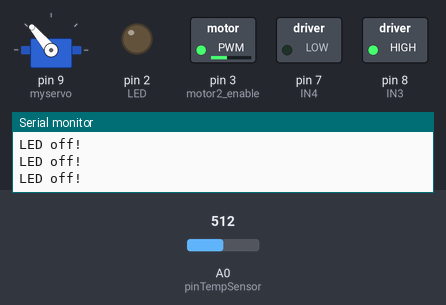
A sketch run on a simulated Arduino Uno, built with avr-gcc and run on an emulated ATmega328P. Parts: servo, switched loads named in the sketch (green lamp = pin HIGH), output pins drawn as LEDs (lit = HIGH), the last lines printed to the serial monitor. The test bench sets the inputs (shaded band); at power-on: A0 (pinTempSensor) = 512.

Above: at 1.2 s.
1.3 s: A0 (pinTempSensor) set to 549
4.3 s: A0 (pinTempSensor) set to 575
At 5.5 s:
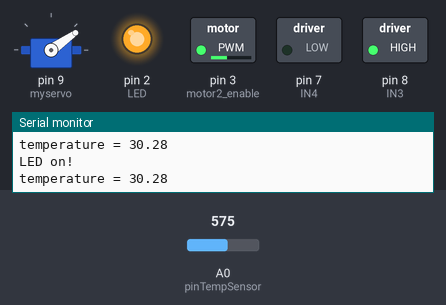
5.8 s: A0 (pinTempSensor) set to 511
At 6.3 s:
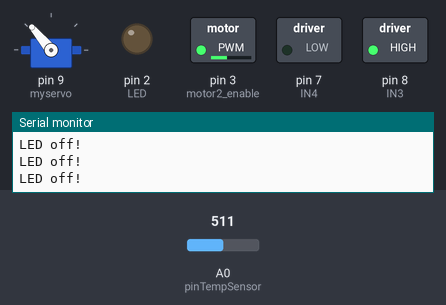
7.3 s: A0 (pinTempSensor) set to 716
At 7.8 s:
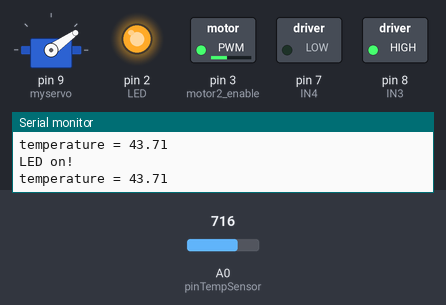
Timing chart, 0 to 9.8 s (numbered marks = the images above; inputs shaded):
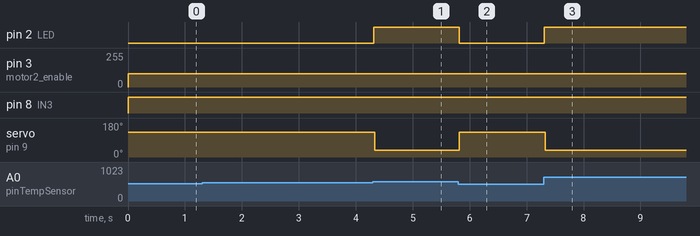

The sketch:

Project1Code.ino
```cpp
#include <Servo.h>
//#include "SCoop.h"

int IN3 = 8;
int IN4 = 7;
int motor2_enable = 3;
Servo myservo;
int LED = 2;

const int B = 4275;               // B value of the thermistor
const int R0 = 100000;            // R0 = 100k
const int pinTempSensor = A0;     // Grove - Temperature Sensor connect to A0


void setup()
{
  // set all the motor control pins to outputs
  pinMode(IN3, OUTPUT);
  pinMode(IN4, OUTPUT);
  pinMode(motor2_enable, OUTPUT);
  pinMode(LED,OUTPUT);
  digitalWrite(LED,LOW);//initialize
  myservo.attach(9); // pin, min, max
  Serial.begin(9600);
}

void loop()
{
  //design1();  // vent completely open
  design2(); // fan at a constant speed
}

void design1() // first requirement
{
  // open the vent completely by server motor
  myservo.write(35);

  float temperature = temperatureSensor();
  fanControl(temperature);
}

void design2()
{
  digitalWrite(IN3, HIGH);
  digitalWrite(IN4, LOW);
  analogWrite(motor2_enable,100); // fan at a constant speed

  float temperature = temperatureSensor();
  servoControl(temperature);
}

float temperatureSensor()
{
  int a = analogRead(pinTempSensor);

  float R = 1023.0/a-1.0;
  R = R0*R;

  float temperature = 1.0/(log(R/R0)/B+1/298.15)-273.15; // convert to temperature via datasheet
  return temperature;
}

void servoControlOpen()
{
  //myservo.write(80);
  //delay(500);
  myservo.write(35);// open the vent
  //delay(500);
}

void servoControlClose()
{
  //myservo.write(80);
  //delay(500);
  myservo.write(130);//close the vent
  //delay(500);
}

void servoControl(float temperature)
{
  if(temperature >= 29){
    Serial.print("LED on!\n");
    digitalWrite(LED,HIGH);
    Serial.print("temperature = ");
    Serial.println(temperature);
    servoControlOpen(); //open vent when temperature higher than 27
  }
  else{
    Serial.print("LED off!\n");
    digitalWrite(LED,LOW);
    servoControlClose();
  }
}

void fanControl(float temperature)
{
  digitalWrite(IN3, HIGH);
  digitalWrite(IN4, LOW);
  //set IN3 and IN4 to HIGH and LOW for one direction

  if(temperature >= 27 && temperature < 37){
    Serial.print("LED on!\n");
    digitalWrite(LED,HIGH);
    Serial.print("temperature = ");
    Serial.println(temperature);
    /*if(temperature <27){
      analogWrite(motor2_enable,80); // speed should be in range 0-255
    }*/
    if(temperature < 29 && temperature >=27){
      analogWrite(motor2_enable,70);
    }
    else if(temperature < 31 && temperature >= 29){
      analogWrite(motor2_enable,110);
    }
    else if(temperature < 33 && temperature >= 31){
      analogWrite(motor2_enable,150);
    }
    else if(temperature <35 && temperature >=33){
      analogWrite(motor2_enable,170);
    }
    else if(temperature <37 && temperature >=35){
      analogWrite(motor2_enable,190);
    }
    // different temperature range correspond to different fan speed
  }

  else{
    Serial.print("LED off!\n");
    digitalWrite(LED,LOW);
    analogWrite(motor2_enable,0); // turn off the fan
  }
}
```

Measured:
- the behaviour switches between 559 and 560 on A0 (pinTempSensor) (found by bisection; images 0 and 1)
- after the input at 4.3 s, pin 2 (LED): LOW → HIGH at once; servo on pin 9 (myservo): 130° → 35° at once
- after the input at 5.8 s, pin 2 (LED): HIGH → LOW at once; servo on pin 9 (myservo): 35° → 130° at once
- after the input at 7.3 s, pin 2 (LED): LOW → HIGH at once; servo on pin 9 (myservo): 130° → 35° at once
